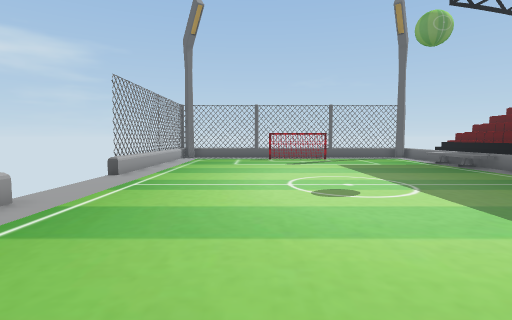
view 1 (above)

14 first-person views from a walk through a 3-D level made in the Unity game engine. The camera is 1.3 m above the floor, tilts 4° down and sees 80° across. The floor is counted in squares, 1 m on a side. Each view is taken from the middle of a square. On the plan, view 1 faces up. The plan holds only what a view shows up to about 14 squares ahead; the rest is blank. The place goes on beyond the plan. The player is left out.

view 2
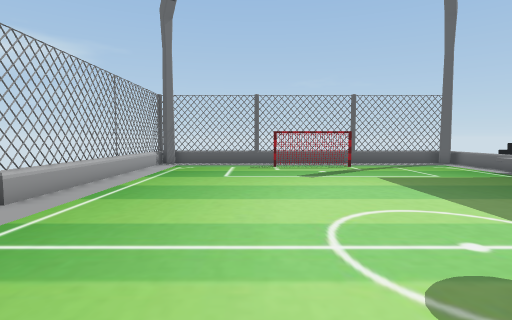

view 3
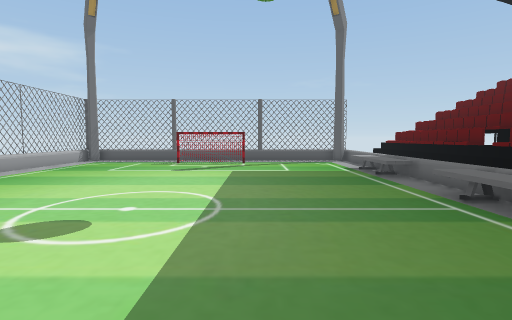

view 4
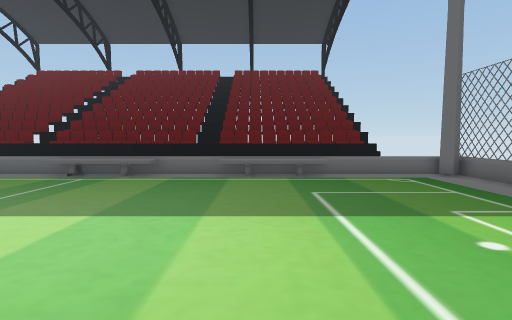

view 5
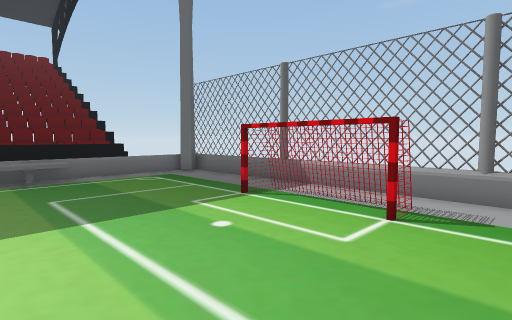

view 6
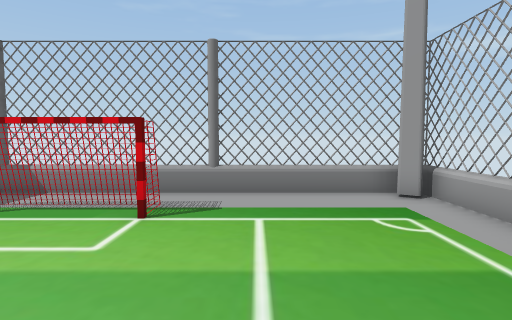

view 7
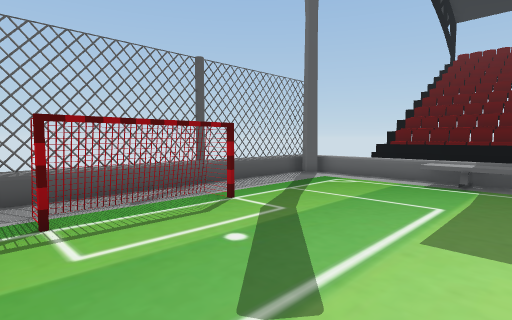

view 8
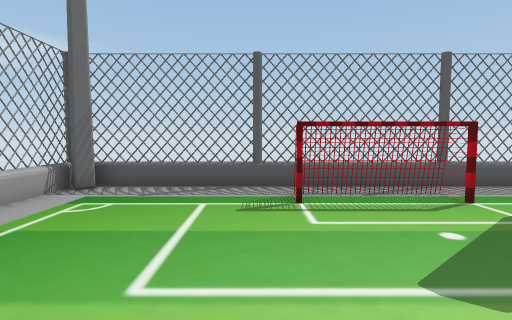

view 9
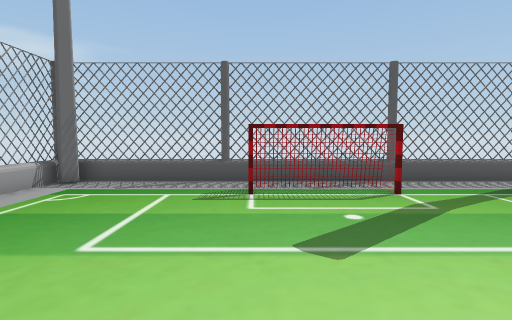

view 10
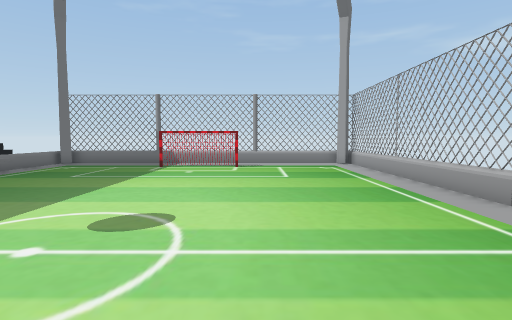

view 11
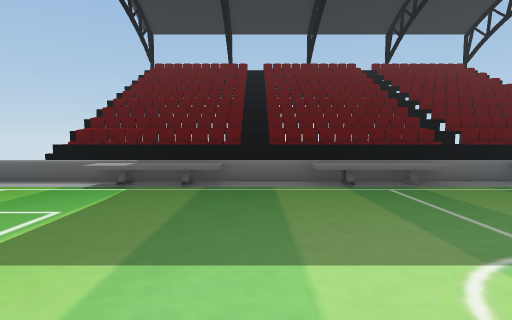

view 12
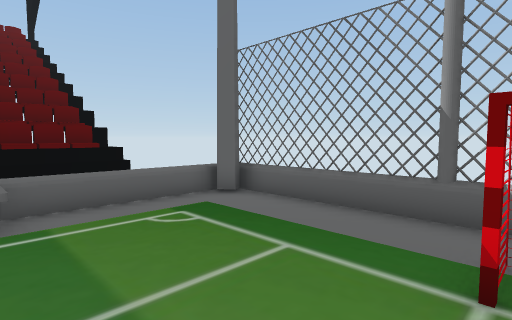

view 13
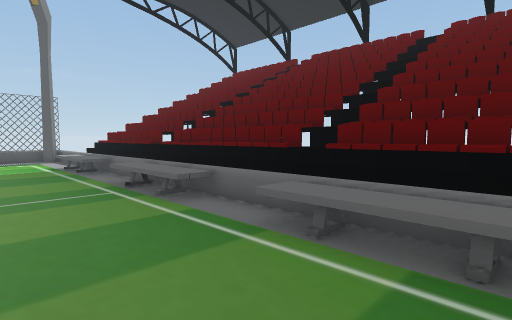

view 14
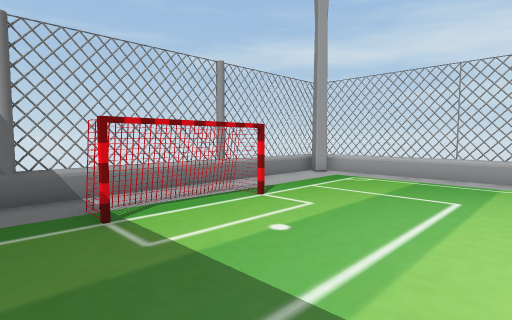

### Floor plan
Key: @ floor where view 1 was taken; # wall or solid block; . floor; = window, fence, low wall or low ledge; ^ raised ledge; T thing the floor can be seen under or through.
Columns run from 5 left of view 1 to 13 right of it. Each row starts with its distance up from view 1.
 22 ######==#####==#
 21 ##.............#=
 20 #.....TTTT......
 19 #.....TTTT......^^^
 18 =...............^^^
 17 =..............^^^^
 16 =..............^^^^
 15 #..............^^^^
 14 #..............^^^^
 13 #..............^^^^
 12 #...............^^^
 11 #...............^^^
 10 ...............^^^^
  9 ...............^^^^
  8 ...............^^^^
  7 ...............^^^^
  6 #...............^^^
  5 #...............^^^
  4 #..............^^^^
  3 #..............^^^^
  2 =..............^^^^
  1 =..............^^^^
  0 #....@..........^^^
 -1 #...............^^^
 -2 #.....TTTT......^^^
 -3 #.....TTTT......
 -4 ##.............#=
 -5 ######==#####==#

Positions as (right, up) in squares from view 1, and headings:
1: (0, 0), facing up
2: (0, 5), facing up
3: (5, 3), facing up
4: (-1, 3), facing right
5: (-1, 3), facing down-right
6: (-1, 3), facing down
7: (0, 14), facing up-right
8: (0, 13), facing up
9: (1, 12), facing up
10: (0, 12), facing down
11: (1, 12), facing right
12: (4, 1), facing down-right
13: (6, 1), facing up-right
14: (6, 3), facing down-left
